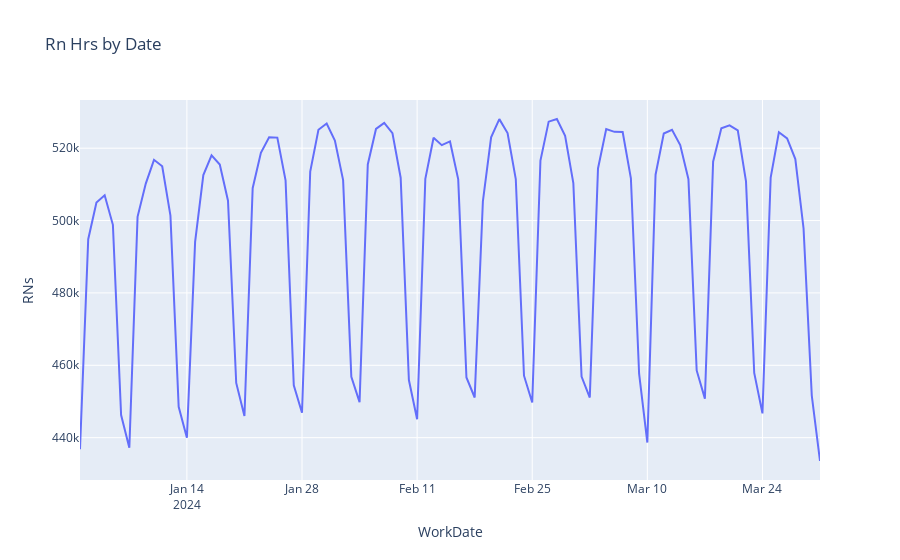
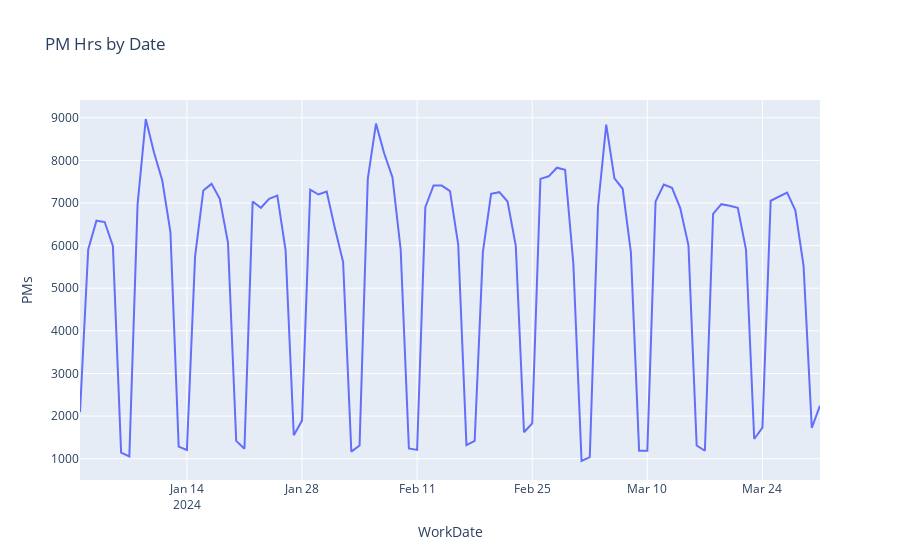
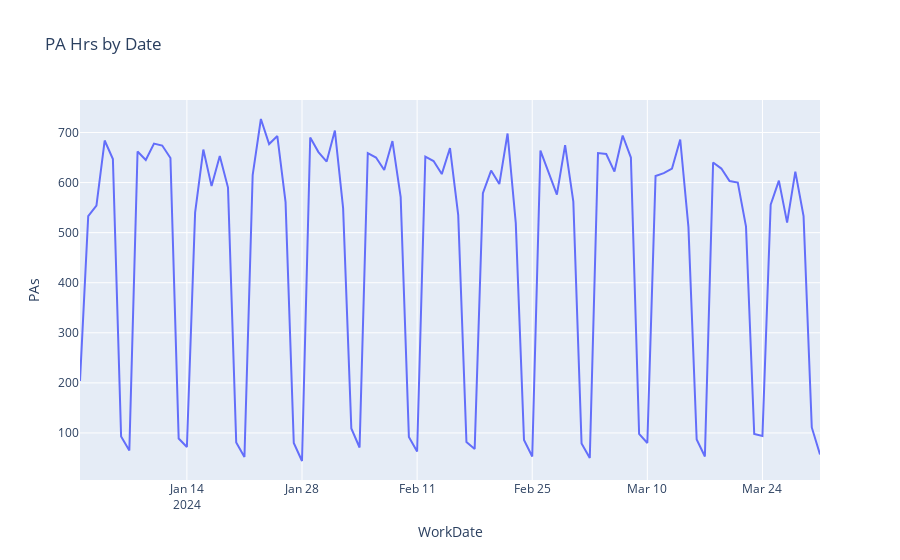
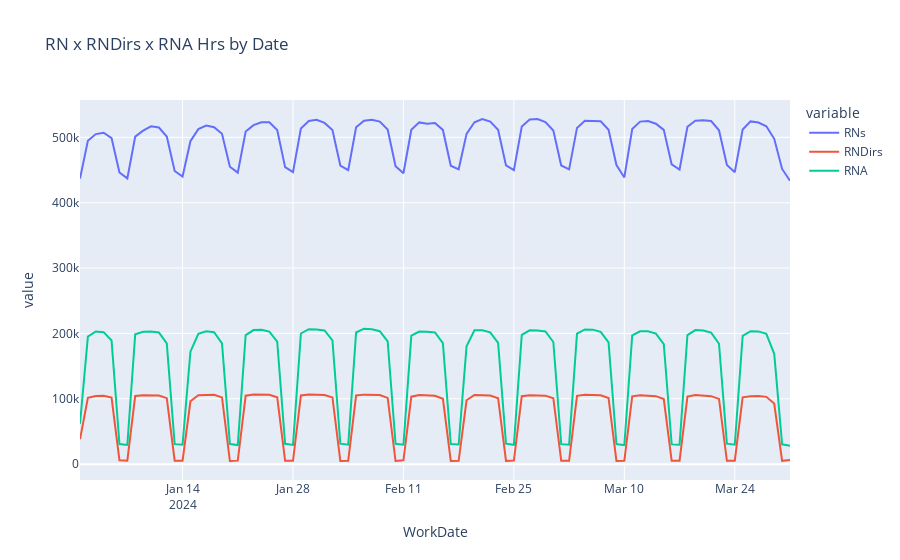

The code cell stored with these charts, in order, in its notebook:
### Code cell
################################################## Data Insights ##################################################
################################################## Data Insights ##################################################


# Create a histogram
sns.histplot(nurses["Hrs_RN"], bins=10, kde=True, color="blue", edgecolor="black", linewidth=1.5)
plt.xlabel("Column a")
plt.title("Histogram of Registered Nurse Total hours")
plt.show()

working_nurses = nurses.filter(pl.col("Hrs_RN") > 0)
working_nurses = working_nurses.group_by("WorkDate").agg(pl.sum('Hrs_RN').alias('RNs')).sort('WorkDate', descending=True)

fig = px.line(working_nurses.to_pandas(), x="WorkDate", y="RNs", title="Rn Hrs by Date")
fig.show()

# I see a cycle, wow, weekends, they average 450k hrs during the weekend, but only 525 (75k more) during the week
# I also notice it is a little shorter just after new years
# Let's compare them to non nurses, how about pharmasists

working_non_nurses = non_nurses.filter(pl.col("Hrs_Pharmacist") > 0)
working_non_nurses = working_non_nurses.group_by("WorkDate").agg(pl.sum('Hrs_Pharmacist').alias('PMs')).sort('WorkDate', descending=True)

fig = px.line(working_non_nurses.to_pandas(), x="WorkDate", y="PMs", title="PM Hrs by Date")
fig.show()

# so nurses work 525k to pharmacists 8k... and 450k to 1.5k
# physicians assistants must do more
working_non_nurses = non_nurses.filter(pl.col("Hrs_PA") > 0)
working_non_nurses = working_non_nurses.group_by("WorkDate").agg(pl.sum('Hrs_PA').alias('PAs')).sort('WorkDate', descending=True)

fig = px.line(working_non_nurses.to_pandas(), x="WorkDate", y="PAs", title="PA Hrs by Date")
fig.show()

# or not...
# let's compare registered nurses to those with director or admin roles

rn = nurses.filter(pl.col("Hrs_RN") > 0)
rn = rn.group_by("WorkDate").agg(pl.sum('Hrs_RN').alias('RNs')).sort('WorkDate', descending=True)

rnd = nurses.filter(pl.col("Hrs_RNDON") > 0)
rnd = rnd.group_by("WorkDate").agg(pl.sum('Hrs_RNDON').alias('RNDirs')).sort('WorkDate', descending=True)

rna = nurses.filter(pl.col("Hrs_RNadmin") > 0)
rna = rna.group_by("WorkDate").agg(pl.sum('Hrs_RNadmin').alias('RNA')).sort('WorkDate', descending=True)


rnj = rn.join(rnd, on="WorkDate", how="left").join(rna, on="WorkDate", how="left")

fig = px.line(rnj.to_pandas(), x="WorkDate", y=["RNs", "RNDirs", "RNA"], title="RN x RNDirs x RNA Hrs by Date")
fig.show()

# There are lots and lots of insights in the data
